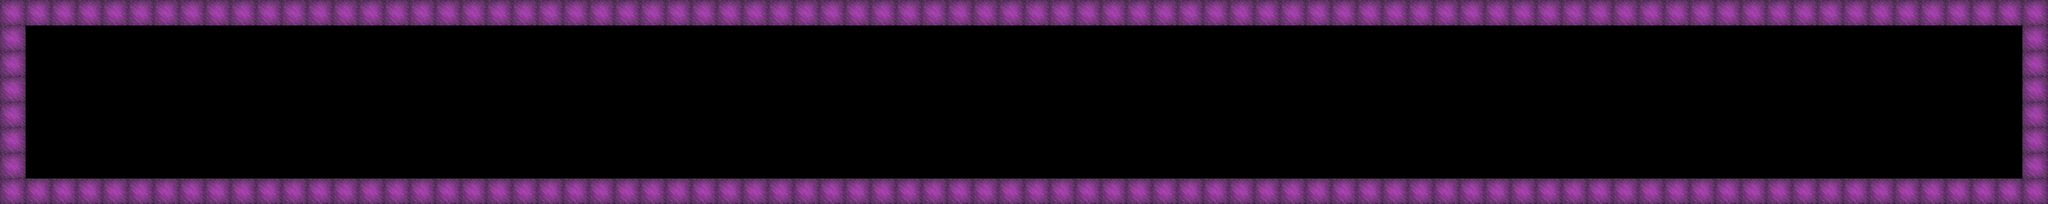

The image is a tile-based game level rendered from a .tmx file. Its description and source (layers, tilesets, objects; grid data summarised) follow:
An orthogonal 80x8 tile map with 32x32 px tiles, 1 tile layer (Tile Layer 1) and 3 objects.

<map version="1.0" orientation="orthogonal" renderorder="right-down" width="80" height="8" tilewidth="32" tileheight="32" nextobjectid="10">
 <tileset firstgid="1" name="blocks" tilewidth="32" tileheight="32" tilecount="256" columns="16">
  <image source="blocks.png" width="512" height="512" />
 </tileset>
 <layer name="Tile Layer 1" width="80" height="8">
  <data>[640 cells, 172 non-empty, 1 distinct tile ids]</data>
 </layer>
 <objectgroup name="collision">
  <object id="5" x="64" y="223.5">
   <polyline points="0,0 95.5,-31.5 192,-32 256,-48 320,-63 448.5,-64.5 640,-96.5 865,-96 1184,-128 1184,2" />
  </object>
  <object id="7" x="1440" y="160">
   <polyline points="0.909091,-0.363636 -96,-1.5 -96,-60 32,-53 128,-38.5 224.5,-32 384,-0.5 512,0.5 702.5,8.5 927.5,17.5 991.5,31.5 1056,54.5 1088.5,64" />
  </object>
  <object id="9" x="1440.91" y="159.594">
   <polyline points="0,0 0.0625,-0.03125 -0.90625,64.9517" />
  </object>
 </objectgroup>
</map>
